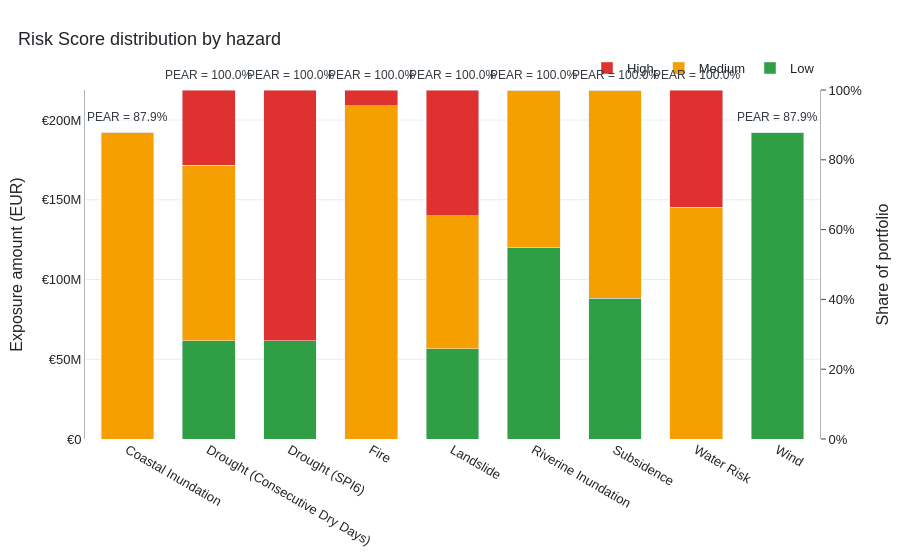
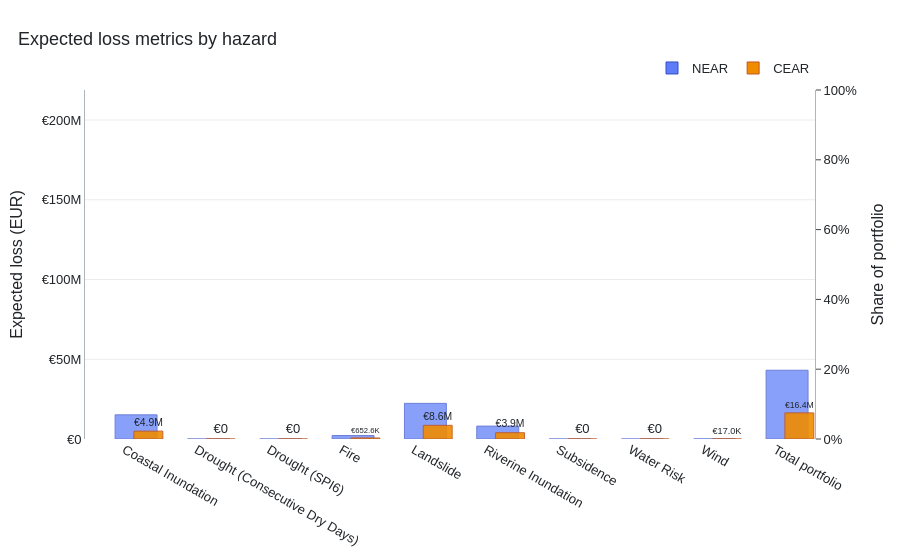

These figures' notebook cell, in order:
### Markdown cell above
## 6. Visualize Portfolio Metrics

These figures summarize the downloaded portfolio metrics workbook and provide a quick check that the generated outputs are aligned with the submitted portfolio assets. They are intended for review and discussion, not as a replacement for inspecting the underlying workbooks.

### Code cell
figures = show_all_portfolio_metric_charts(
    portfolio_asset,
    files_path / f"portfolio_metrics_{CONFIG['client_id']}.xlsx",
)

### Figure 1 — Plotly figure (JSON) as saved in the notebook; plotly's stock layout.template omitted (floating-point values rounded to 4 significant figures)
{"data": [{"customdata": [[0], [0.2817], [0.2817], [0], [0.2581], [0.5495], [0.4028], [0], [0.8789]], "hovertemplate": "<b>%{x}</b><br>Risk Score: Low<br>Exposure: %{y:,.0f} EUR<br>Portfolio share: %{customdata[0]:.1%}<extra></extra>", "marker": {"color": "#2f9e44"}, "name": "Low", "type": "bar", "x": ["Coastal Inundation", "Drought (Consecutive Dry Days)", "Drought (SPI6)", "Fire", "Landslide", "Riverine Inundation", "Subsidence", "Water Risk", "Wind"], "y": [0, 61640000.0, 61640000.0, 0, 56470000.0, 120200000.0, 88130000.0, 0, 192300000.0]}, {"customdata": [[0.8789], [0.5032], [0], [0.9554], [0.3821], [0.4505], [0.5972], [0.6638], [0]], "hovertemplate": "<b>%{x}</b><br>Risk Score: Medium<br>Exposure: %{y:,.0f} EUR<br>Portfolio share: %{customdata[0]:.1%}<extra></extra>", "marker": {"color": "#f59f00"}, "name": "Medium", "type": "bar", "x": ["Coastal Inundation", "Drought (Consecutive Dry Days)", "Drought (SPI6)", "Fire", "Landslide", "Riverine Inundation", "Subsidence", "Water Risk", "Wind"], "y": [192300000.0, 110100000.0, 0, 209000000.0, 83600000.0, 98570000.0, 130700000.0, 145200000.0, 0]}, {"customdata": [[0], [0.2151], [0.7183], [0.04463], [0.3599], [0], [0], [0.3362], [0]], "hovertemplate": "<b>%{x}</b><br>Risk Score: High<br>Exposure: %{y:,.0f} EUR<br>Portfolio share: %{customdata[0]:.1%}<extra></extra>", "marker": {"color": "#e03131"}, "name": "High", "type": "bar", "x": ["Coastal Inundation", "Drought (Consecutive Dry Days)", "Drought (SPI6)", "Fire", "Landslide", "Riverine Inundation", "Subsidence", "Water Risk", "Wind"], "y": [0, 47070000.0, 157200000.0, 9766000.0, 78740000.0, 0, 0, 73570000.0, 0]}, {"hoverinfo": "skip", "marker": {"color": "rgba(0, 0, 0, 0.001)", "size": 1}, "mode": "markers", "showlegend": false, "type": "scatter", "x": ["Coastal Inundation", "Wind"], "y": [0, 218800000.0], "yaxis": "y"}, {"hoverinfo": "skip", "marker": {"color": "rgba(0, 0, 0, 0.001)", "size": 1}, "mode": "markers", "showlegend": false, "type": "scatter", "x": ["Coastal Inundation", "Wind"], "y": [0, 1], "yaxis": "y2"}], "layout": {"annotations": [{"font": {"color": "#343a40", "size": 12}, "showarrow": false, "text": "PEAR = 87.9%", "x": "Coastal Inundation", "xref": "x", "y": 192300000.0, "yanchor": "bottom", "yref": "y", "yshift": 6}, {"font": {"color": "#343a40", "size": 12}, "showarrow": false, "text": "PEAR = 100.0%", "x": "Drought (Consecutive Dry Days)", "xref": "x", "y": 218800000.0, "yanchor": "bottom", "yref": "y", "yshift": 6}, {"font": {"color": "#343a40", "size": 12}, "showarrow": false, "text": "PEAR = 100.0%", "x": "Drought (SPI6)", "xref": "x", "y": 218800000.0, "yanchor": "bottom", "yref": "y", "yshift": 6}, {"font": {"color": "#343a40", "size": 12}, "showarrow": false, "text": "PEAR = 100.0%", "x": "Fire", "xref": "x", "y": 218800000.0, "yanchor": "bottom", "yref": "y", "yshift": 6}, {"font": {"color": "#343a40", "size": 12}, "showarrow": false, "text": "PEAR = 100.0%", "x": "Landslide", "xref": "x", "y": 218800000.0, "yanchor": "bottom", "yref": "y", "yshift": 6}, {"font": {"color": "#343a40", "size": 12}, "showarrow": false, "text": "PEAR = 100.0%", "x": "Riverine Inundation", "xref": "x", "y": 218800000.0, "yanchor": "bottom", "yref": "y", "yshift": 6}, {"font": {"color": "#343a40", "size": 12}, "showarrow": false, "text": "PEAR = 100.0%", "x": "Subsidence", "xref": "x", "y": 218800000.0, "yanchor": "bottom", "yref": "y", "yshift": 6}, {"font": {"color": "#343a40", "size": 12}, "showarrow": false, "text": "PEAR = 100.0%", "x": "Water Risk", "xref": "x", "y": 218800000.0, "yanchor": "bottom", "yref": "y", "yshift": 6}, {"font": {"color": "#343a40", "size": 12}, "showarrow": false, "text": "PEAR = 87.9%", "x": "Wind", "xref": "x", "y": 192300000.0, "yanchor": "bottom", "yref": "y", "yshift": 6}], "bargap": 0.35, "barmode": "stack", "font": {"color": "#212529", "family": "Arial", "size": 13}, "legend": {"orientation": "h", "title": {"text": ""}, "x": 1, "xanchor": "right", "y": 1.02, "yanchor": "bottom"}, "margin": {"b": 115, "l": 85, "r": 80, "t": 90}, "paper_bgcolor": "white", "plot_bgcolor": "white", "title": {"text": "Risk Score distribution by hazard", "x": 0.02, "xanchor": "left"}, "yaxis": {"gridcolor": "#e9ecef", "linecolor": "#adb5bd", "range": [0, 218800000.0], "showline": true, "tickformat": "~s", "tickprefix": "€", "title": {"text": "Exposure amount (EUR)"}}, "yaxis2": {"linecolor": "#adb5bd", "overlaying": "y", "range": [0, 1], "scaleanchor": "y", "scaleratio": 218800000.0, "showgrid": false, "showline": true, "side": "right", "tickformat": ".0%", "tickmode": "auto", "ticks": "outside", "title": {"text": "Share of portfolio"}}}}

### Figure 2 — Plotly figure (JSON) as saved in the notebook; plotly's stock layout.template omitted (floating-point values rounded to 4 significant figures)
{"data": [{"customdata": [[0.06919, "€15.1M"], [0, "€0"], [0, "€0"], [0.009928, "€2.2M"], [0.1021, "€22.3M"], [0.03691, "€8.1M"], [0, "€0"], [0, "€0"], [0.0002619, "€57.3K"], [0.197, "€43.1M"]], "hovertemplate": "<b>%{x}</b><br>NEAR: %{customdata[1]}<br>Share of portfolio: %{customdata[0]:.2%}<extra></extra>", "marker": {"color": "#5c7cfa", "line": {"color": "#364fc7", "width": 1}, "opacity": 0.72}, "name": "NEAR", "offset": -0.13, "type": "bar", "width": 0.58, "x": ["Coastal Inundation", "Drought (Consecutive Dry Days)", "Drought (SPI6)", "Fire", "Landslide", "Riverine Inundation", "Subsidence", "Water Risk", "Wind", "Total portfolio"], "y": [15140000.0, 0, 0, 2172000.0, 22340000.0, 8076000.0, 0, 0, 57300.0, 43110000.0]}, {"cliponaxis": false, "customdata": [[0.02258, "€4.9M"], [0, "€0"], [0, "€0"], [0.002983, "€652.6K"], [0.0392, "€8.6M"], [0.01801, "€3.9M"], [0, "€0"], [0, "€0"], [7.768e-05, "€17.0K"], [0.07482, "€16.4M"]], "hovertemplate": "<b>%{x}</b><br>CEAR: %{customdata[1]}<br>Share of portfolio: %{customdata[0]:.2%}<extra></extra>", "marker": {"color": "#f08c00", "line": {"color": "#c05621", "width": 1}, "opacity": 0.9}, "name": "CEAR", "offset": 0.13, "text": ["€4.9M", "€0", "€0", "€652.6K", "€8.6M", "€3.9M", "€0", "€0", "€17.0K", "€16.4M"], "textposition": "outside", "type": "bar", "width": 0.4, "x": ["Coastal Inundation", "Drought (Consecutive Dry Days)", "Drought (SPI6)", "Fire", "Landslide", "Riverine Inundation", "Subsidence", "Water Risk", "Wind", "Total portfolio"], "y": [4940000.0, 0, 0, 652600.0, 8578000.0, 3941000.0, 0, 0, 17000.0, 16370000.0]}, {"hoverinfo": "skip", "marker": {"color": "rgba(0, 0, 0, 0.001)", "size": 1}, "mode": "markers", "showlegend": false, "type": "scatter", "x": ["Coastal Inundation", "Total portfolio"], "y": [0, 218800000.0], "yaxis": "y"}, {"hoverinfo": "skip", "marker": {"color": "rgba(0, 0, 0, 0.001)", "size": 1}, "mode": "markers", "showlegend": false, "type": "scatter", "x": ["Coastal Inundation", "Total portfolio"], "y": [0, 1], "yaxis": "y2"}], "layout": {"barmode": "overlay", "font": {"color": "#212529", "family": "Arial", "size": 13}, "legend": {"orientation": "h", "title": {"text": ""}, "x": 1, "xanchor": "right", "y": 1.02, "yanchor": "bottom"}, "margin": {"b": 80, "l": 85, "r": 85, "t": 90}, "paper_bgcolor": "white", "plot_bgcolor": "white", "title": {"text": "Expected loss metrics by hazard", "x": 0.02, "xanchor": "left"}, "yaxis": {"gridcolor": "#e9ecef", "linecolor": "#adb5bd", "range": [0, 218800000.0], "showline": true, "tickformat": "~s", "tickprefix": "€", "title": {"text": "Expected loss (EUR)"}}, "yaxis2": {"linecolor": "#adb5bd", "overlaying": "y", "range": [0, 1], "scaleanchor": "y", "scaleratio": 218800000.0, "showgrid": false, "showline": true, "side": "right", "tickformat": ".0%", "tickmode": "auto", "ticks": "outside", "title": {"text": "Share of portfolio"}}}}
